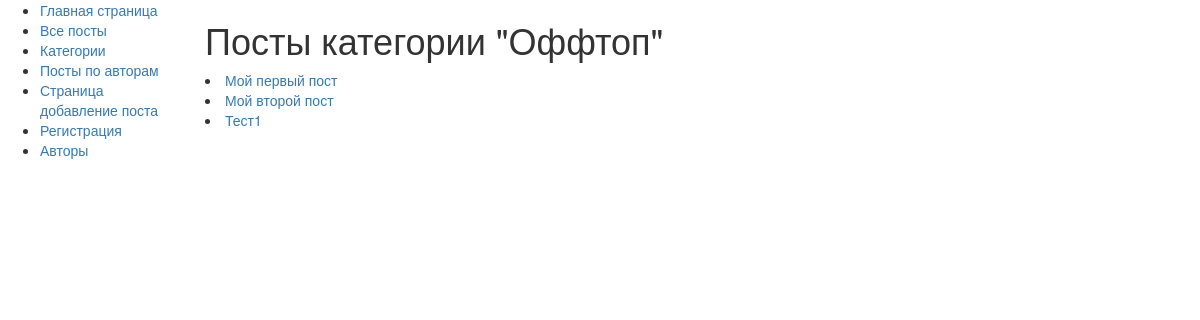
The app's page /posts/posts_by_categories/offtop/1/, older data.
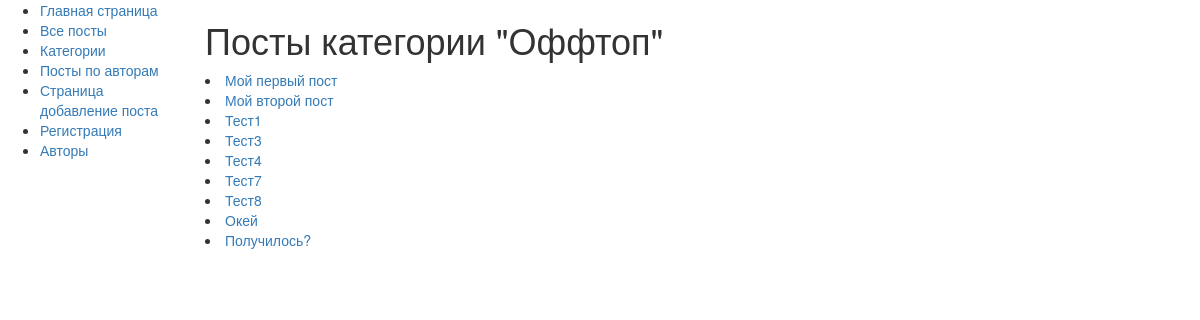
The same page, newer data.
### posts/models.py (models this page shows, shortened)
class Post(models.Model):
    heading = models.CharField(max_length=40)
    text = models.TextField(null=True)
    date = models.DateTimeField(auto_now_add=True)
    vote = models.IntegerField(default=0, editable=False)
    author = models.ForeignKey("Author", on_delete=models.CASCADE, null=True)
    category = models.ForeignKey("Category", on_delete=models.CASCADE, null=True)

### posts/views.py (the view)
# urls.py: path('posts_by_categories/<str:slug>/<int:category_id>/', views.posts_by_categories, name='posts_by_categories'),
def posts_by_categories(request, slug, category_id):
    posts = Post.objects.filter(category_id=category_id)
    category_name = Category.objects.get(pk=category_id)
    return render(request, 'posts/posts_by_categories.html', {'posts': posts, 'category_name': category_name})

### posts/models.py (called while the page is built)
    def __str__(self):
        return self.name

### posts/templates/posts/posts_by_categories.html
{% extends "posts/base.html" %}
{% block content%}
	<h1>Посты категории "{{ category_name }}" </h1>
	{% for post in posts %}
		<li><a href="{% url 'cur_post' post.id %}">{{ post.heading }}</a></li>
	{% endfor %}
{% endblock %}

Row changes from the older to the newer data that the page shows:
now on this page (row edited): Post: heading "Тест3"
added Post: heading "Тест4"
added Post: heading "Тест7"
added Post: heading "Тест8"
added Post: heading "Окей"
added Post: heading "Получилось?"
